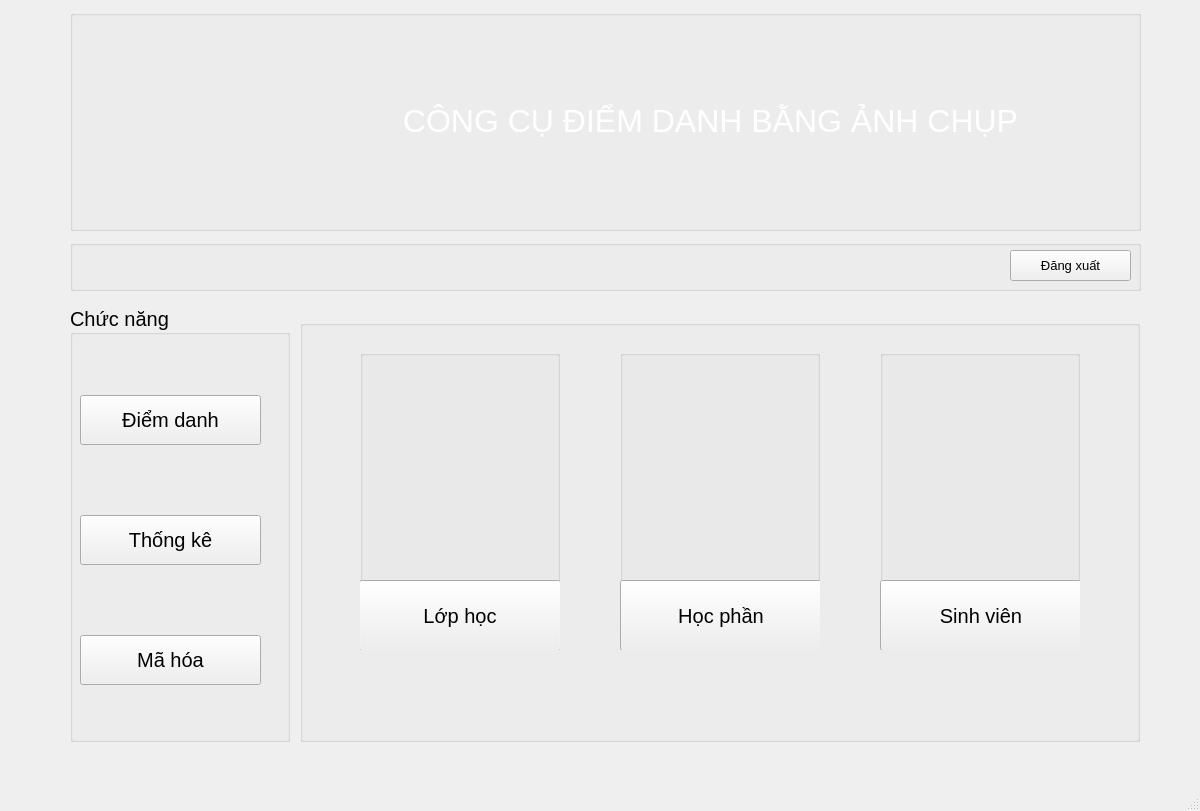
<?xml version="1.0" encoding="UTF-8"?>
<ui version="4.0">
 <class>MainWindow</class>
 <widget class="QMainWindow" name="MainWindow">
  <property name="geometry">
   <rect>
    <x>0</x>
    <y>0</y>
    <width>1200</width>
    <height>811</height>
   </rect>
  </property>
  <property name="windowTitle">
   <string>MainWindow</string>
  </property>
  <widget class="QWidget" name="centralwidget">
   <widget class="QGroupBox" name="groupBox">
    <property name="geometry">
     <rect>
      <x>70</x>
      <y>10</y>
      <width>1071</width>
      <height>221</height>
     </rect>
    </property>
    <property name="title">
     <string/>
    </property>
    <widget class="QLabel" name="label">
     <property name="geometry">
      <rect>
       <x>10</x>
       <y>10</y>
       <width>200</width>
       <height>200</height>
      </rect>
     </property>
     <property name="text">
      <string/>
     </property>
     <property name="pixmap">
      <pixmap>C:/Users/Admin/Pictures/khuonmat/mnt-design-logo-giao-duc-1130x570.jpg</pixmap>
     </property>
     <property name="scaledContents">
      <bool>true</bool>
     </property>
     <property name="alignment">
      <set>Qt::AlignCenter</set>
     </property>
    </widget>
    <widget class="QLabel" name="label_2">
     <property name="geometry">
      <rect>
       <x>230</x>
       <y>10</y>
       <width>821</width>
       <height>201</height>
      </rect>
     </property>
     <property name="font">
      <font>
       <family>MS Shell Dlg 2</family>
       <pointsize>24</pointsize>
       <weight>9</weight>
       <italic>false</italic>
       <bold>false</bold>
      </font>
     </property>
     <property name="styleSheet">
      <string notr="true">font: 75 24pt &quot;MS Shell Dlg 2&quot;;
color: rgb(255, 255, 255);</string>
     </property>
     <property name="text">
      <string>CÔNG CỤ ĐIỂM DANH BẰNG ẢNH CHỤP</string>
     </property>
     <property name="alignment">
      <set>Qt::AlignCenter</set>
     </property>
     <property name="buddy">
      <cstring></cstring>
     </property>
    </widget>
   </widget>
   <widget class="QGroupBox" name="grpChucNang">
    <property name="geometry">
     <rect>
      <x>70</x>
      <y>305</y>
      <width>220</width>
      <height>437</height>
     </rect>
    </property>
    <property name="font">
     <font>
      <pointsize>15</pointsize>
     </font>
    </property>
    <property name="title">
     <string>Chức năng</string>
    </property>
    <property name="alignment">
     <set>Qt::AlignLeading|Qt::AlignLeft|Qt::AlignVCenter</set>
    </property>
    <widget class="QPushButton" name="btnThongke">
     <property name="geometry">
      <rect>
       <x>10</x>
       <y>210</y>
       <width>181</width>
       <height>50</height>
      </rect>
     </property>
     <property name="font">
      <font>
       <pointsize>15</pointsize>
      </font>
     </property>
     <property name="text">
      <string>Thống kê</string>
     </property>
     <property name="icon">
      <iconset>
       <normaloff>C:/Users/Admin/Pictures/khuonmat/chart_data_statistics_report_analytics_diagram_graph_seo_analysis_icon_231895.png</normaloff>C:/Users/Admin/Pictures/khuonmat/chart_data_statistics_report_analytics_diagram_graph_seo_analysis_icon_231895.png</iconset>
     </property>
     <property name="iconSize">
      <size>
       <width>35</width>
       <height>35</height>
      </size>
     </property>
    </widget>
    <widget class="QPushButton" name="btnDiemdanh">
     <property name="geometry">
      <rect>
       <x>10</x>
       <y>90</y>
       <width>181</width>
       <height>50</height>
      </rect>
     </property>
     <property name="font">
      <font>
       <pointsize>15</pointsize>
      </font>
     </property>
     <property name="text">
      <string>Điểm danh</string>
     </property>
     <property name="icon">
      <iconset>
       <normaloff>C:/Users/Admin/Pictures/khuonmat/rating_feedback_review_checklist_rate_questionnaire_survey_icon_231920.png</normaloff>C:/Users/Admin/Pictures/khuonmat/rating_feedback_review_checklist_rate_questionnaire_survey_icon_231920.png</iconset>
     </property>
     <property name="iconSize">
      <size>
       <width>35</width>
       <height>35</height>
      </size>
     </property>
    </widget>
    <widget class="QPushButton" name="btnMahoa">
     <property name="geometry">
      <rect>
       <x>10</x>
       <y>330</y>
       <width>181</width>
       <height>50</height>
      </rect>
     </property>
     <property name="font">
      <font>
       <pointsize>15</pointsize>
      </font>
     </property>
     <property name="autoFillBackground">
      <bool>false</bool>
     </property>
     <property name="text">
      <string>Mã hóa</string>
     </property>
     <property name="icon">
      <iconset>
       <normaloff>C:/Users/Admin/Pictures/khuonmat/business_gear_process_idea_design_development_creative_icon_231923.png</normaloff>C:/Users/Admin/Pictures/khuonmat/business_gear_process_idea_design_development_creative_icon_231923.png</iconset>
     </property>
     <property name="iconSize">
      <size>
       <width>35</width>
       <height>35</height>
      </size>
     </property>
    </widget>
   </widget>
   <widget class="QGroupBox" name="grpDanhSach">
    <property name="geometry">
     <rect>
      <x>300</x>
      <y>320</y>
      <width>840</width>
      <height>422</height>
     </rect>
    </property>
    <property name="font">
     <font>
      <pointsize>20</pointsize>
     </font>
    </property>
    <property name="title">
     <string/>
    </property>
    <property name="alignment">
     <set>Qt::AlignCenter</set>
    </property>
    <widget class="QGroupBox" name="groupBox_3">
     <property name="geometry">
      <rect>
       <x>580</x>
       <y>30</y>
       <width>200</width>
       <height>300</height>
      </rect>
     </property>
     <property name="sizePolicy">
      <sizepolicy hsizetype="Ignored" vsizetype="Preferred">
       <horstretch>0</horstretch>
       <verstretch>0</verstretch>
      </sizepolicy>
     </property>
     <property name="title">
      <string/>
     </property>
     <widget class="QPushButton" name="btnSinhvien">
      <property name="geometry">
       <rect>
        <x>0</x>
        <y>230</y>
        <width>202</width>
        <height>71</height>
       </rect>
      </property>
      <property name="font">
       <font>
        <pointsize>15</pointsize>
       </font>
      </property>
      <property name="text">
       <string>Sinh viên</string>
      </property>
     </widget>
     <widget class="QLabel" name="label_5">
      <property name="geometry">
       <rect>
        <x>0</x>
        <y>-5</y>
        <width>201</width>
        <height>231</height>
       </rect>
      </property>
      <property name="text">
       <string/>
      </property>
      <property name="pixmap">
       <pixmap>C:/Users/Admin/Pictures/khuonmat/degree_hat_graduate_graduation_cap_icon_256766 (1).png</pixmap>
      </property>
      <property name="scaledContents">
       <bool>true</bool>
      </property>
     </widget>
    </widget>
    <widget class="QGroupBox" name="groupBox_4">
     <property name="geometry">
      <rect>
       <x>320</x>
       <y>30</y>
       <width>200</width>
       <height>300</height>
      </rect>
     </property>
     <property name="title">
      <string/>
     </property>
     <widget class="QPushButton" name="btnMonHoc">
      <property name="geometry">
       <rect>
        <x>0</x>
        <y>230</y>
        <width>202</width>
        <height>71</height>
       </rect>
      </property>
      <property name="font">
       <font>
        <pointsize>15</pointsize>
       </font>
      </property>
      <property name="text">
       <string>Học phần</string>
      </property>
      <property name="iconSize">
       <size>
        <width>40</width>
        <height>40</height>
       </size>
      </property>
     </widget>
     <widget class="QLabel" name="label_4">
      <property name="geometry">
       <rect>
        <x>-6</x>
        <y>-5</y>
        <width>211</width>
        <height>171</height>
       </rect>
      </property>
      <property name="pixmap">
       <pixmap>C:/Users/Admin/Pictures/khuonmat/reading_education_knowledge_learning_library_book_icon_256746.png</pixmap>
      </property>
      <property name="scaledContents">
       <bool>true</bool>
      </property>
     </widget>
    </widget>
    <widget class="QGroupBox" name="groupBox_5">
     <property name="geometry">
      <rect>
       <x>60</x>
       <y>30</y>
       <width>200</width>
       <height>300</height>
      </rect>
     </property>
     <property name="title">
      <string/>
     </property>
     <widget class="QPushButton" name="btnLophoc">
      <property name="geometry">
       <rect>
        <x>-1</x>
        <y>230</y>
        <width>202</width>
        <height>71</height>
       </rect>
      </property>
      <property name="font">
       <font>
        <pointsize>15</pointsize>
       </font>
      </property>
      <property name="text">
       <string>Lớp học</string>
      </property>
      <property name="iconSize">
       <size>
        <width>50</width>
        <height>50</height>
       </size>
      </property>
     </widget>
     <widget class="QLabel" name="label_3">
      <property name="geometry">
       <rect>
        <x>0</x>
        <y>-5</y>
        <width>201</width>
        <height>241</height>
       </rect>
      </property>
      <property name="text">
       <string/>
      </property>
      <property name="pixmap">
       <pixmap>C:/Users/Admin/Pictures/khuonmat/classroom_school_education_canvas_whiteboard_icon_256756.png</pixmap>
      </property>
      <property name="scaledContents">
       <bool>true</bool>
      </property>
     </widget>
    </widget>
   </widget>
   <widget class="QGroupBox" name="groupBox_2">
    <property name="geometry">
     <rect>
      <x>70</x>
      <y>240</y>
      <width>1071</width>
      <height>51</height>
     </rect>
    </property>
    <property name="title">
     <string/>
    </property>
    <widget class="QPushButton" name="btnDangxuat">
     <property name="geometry">
      <rect>
       <x>940</x>
       <y>10</y>
       <width>121</width>
       <height>31</height>
      </rect>
     </property>
     <property name="font">
      <font>
       <pointsize>10</pointsize>
      </font>
     </property>
     <property name="text">
      <string>Đăng xuất</string>
     </property>
     <property name="icon">
      <iconset>
       <normaloff>C:/Users/Admin/Pictures/icons/exit.png</normaloff>C:/Users/Admin/Pictures/icons/exit.png</iconset>
     </property>
    </widget>
    <widget class="QLabel" name="lblTaikhoan">
     <property name="geometry">
      <rect>
       <x>10</x>
       <y>10</y>
       <width>201</width>
       <height>31</height>
      </rect>
     </property>
     <property name="font">
      <font>
       <pointsize>15</pointsize>
      </font>
     </property>
     <property name="text">
      <string/>
     </property>
    </widget>
   </widget>
  </widget>
  <widget class="QMenuBar" name="menubar">
   <property name="geometry">
    <rect>
     <x>0</x>
     <y>0</y>
     <width>1200</width>
     <height>26</height>
    </rect>
   </property>
  </widget>
  <widget class="QStatusBar" name="statusbar"/>
 </widget>
 <resources/>
 <connections/>
</ui>
